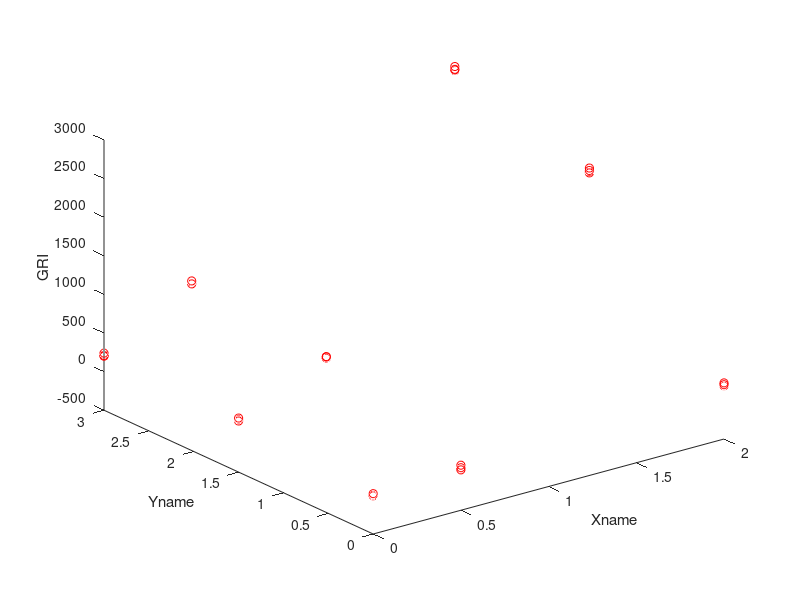

This chart was generated by the following MATLAB code: (Note: this script raises an error after producing the figure.)
%% generates synthetic tox/efficacy data then fits it and generates graphs

%% clear all, close all
clear all
close all

Xname = 'Drug X (mg/L)';  % for graph labeling
Yname = 'Drug Y (mg/L)';  % for graph labeling

%% generate synthetic mouse exposure/efficacy data from 'truth model(s)'
% all exposures are assumed to be HUMAN free fraction for interspecies
% translation. Please see manuscript for how to do this correction.

XPK_mouse = [0 0 .5 .5 2  2]; % Y PK exposure for mouse groups (all the same because we can't collect PK from individual mice)
YPK_mouse = [0 0  1.5 1.5 3 3]; % Y PK exposure for mouse groups (all the same because we can't collect PK from individual mice)

[Xm,Ym] = meshgrid(XPK_mouse,YPK_mouse);
Xm = reshape(Xm,[],1);
Ym = reshape(Ym,[],1);

X_PK_eff = @(slope,X)slope*X;  % PK/efficacy function for drug X in terms of GRI
Y_PK_eff = @(Emax,EC50,Y)Emax*Y./(EC50+Y); % PK/efficacy function for drug Y in terms of GRI

Xslope = 100; % slope of GRI in drug X as single agent
YEmax = 300; % max GRI for drug Y
YEC50 = 1; % EC50 of efficacy of drug Y as single agent
GRInoise = 20; % sd of error in GRI observations
beta = .05; % synergy term

XY_PK_eff = @(Xslope,YEmax,YEC50,beta,x,y)...  % the combo efficacy equals...
	X_PK_eff(Xslope,x) + Y_PK_eff(YEmax,YEC50,y) + ... % sum of single agent effects
	beta*X_PK_eff(Xslope,x).*Y_PK_eff(YEmax,YEC50,y); % interaction term

GRIdata = XY_PK_eff(Xslope,YEmax,YEC50,beta,Xm,Ym)+GRInoise*randn(size(Xm));
figure; plot3(Xm,Ym,GRIdata,'ro'); xlabel('Xname');ylabel('Yname');zlabel('GRI');

%% now fit a surface to the efficacy data

fitobj = fit([Xm,Ym],GRIdata,XY_PK_eff,...
	'Lower',[0 0 0 -Inf],...  % make sure you let beta go negative if it wants to!
	'StartPoint',[50 100 3 0])

[XXm,YYm] = meshgrid(linspace(0,max(Xm),10),linspace(0,max(Ym),10));
figure; surf(XXm,YYm,fitobj(XXm,YYm));
colorbar
colormap jet

%% generate tox/safety data in humans
% once again all concentrations are assumed to be in free fraction in human
% blood
Nh = 50; % number of humans in each of the 3 trials (single agent X, SA Y, and combox3)
% note we are assumign uniform sampling in concentration space, but this is not realistic if there is any overlapping efficacy
XAUC = [zeros(Nh,1);2*rand(Nh,1);2*rand(3*Nh,1)]; % exposure of drug X in each patient
YAUC = [3*rand(Nh,1);zeros(Nh,1);3*rand(3*Nh,1)]; % exposure of Y in each patient

igood = find(XAUC+2*YAUC < 3);
XAUC = XAUC(igood); YAUC = YAUC(igood);

b = -3; % Y intercept in logit (p(DLT)) space
mx = 3; % slope of X in logit(p(DLT))
my = 0.9; % slope of Y in logit(p(DLT))
alpha = 1; % intereaction term for tox

logit_tox = b + mx*XAUC + my*YAUC + alpha*XAUC.*YAUC;
p_tox = 1./(1+exp(-logit_tox)); % probability of tox of each patient
DLT = rand(size(p_tox)) < p_tox; % whether or not each patient had a DLT


%% plot tox unidimensionally ALL SUBJECTS
scale = 'loglin';
figure
PTOX = 0.25; % probability threshold to consider as max tolerated exposure
subplot(1,2,1);unilogifit(XAUC(YAUC==0),DLT(YAUC==0),scale,PTOX); xlabel(Xname);
subplot(1,2,2);unilogifit(YAUC(XAUC==0),DLT(XAUC==0),scale,PTOX); xlabel(Yname);

%% "clean" the data set of NaNs
Igood = ~isnan(DLT.*XAUC.*YAUC);
XX = XAUC(Igood); 
YY = YAUC(Igood); 
DLT = DLT(Igood);

%% Plot  clean data set in 2d

figure
clear h
h(1) = plot(XX(DLT==0),YY(DLT==0),'go','MarkerFaceColor','g'); hold on;
h(2) =  plot(XX(DLT==1),YY(DLT==1),'ro','MarkerFaceColor','r');

xlabel(Xname);
ylabel(Yname);
legend(h,{'no DLT','DLT'});
grid on

%% now we fit a Loewe-like model to the data and boostrap
Nboot = 2500; % number of bootstraps to run

[abest_loewe,aboot_loewe,figs_loewe] = fit_loewe_combo_tox_data2(YY,XX,DLT,0.25,Nboot,Yname,Xname,0);
C = aboot_loewe.MTE_curve;
%save(sprintf('Loewe_MTE_%s.mat',titlestr),'C');

%set(gca,'Ylim',[-.5 18]/1000,'Xlim',[-100 4500]/1000)
grid on

% make a table summarising the bootstrapping results
if Nboot > 0
    quants = [0.05 0.5 0.95];
    bootq = quantile(aboot_loewe.bboot',quants)';
    bootresults = table(abest_loewe.bbest,bootq(:,2),bootq(:,1),bootq(:,3),...
        'VariableNames',{'bestfit','boot_median','CI90_lo','CI90_hi'},...
        'RowNames',{'b','mx','my','alpha'})
    %writetable(bootresults,'loewe_params.xlsx','WriteRowNames',1);
end


%% now we overlay efficacy onto MTE curve derived above and slice through using polar coordinates
XXX = C(1,2:end)'; % X coordinates of MTE curve
YYY = C(2,2:end)'; % Y coordinates of MTE curve

figure;
surf(XXm,YYm,fitobj(XXm,YYm));
colorbar
colormap jet
hold on; 
ZZZ = fitobj(XXX,YYY); 
ibest = find(ZZZ==max(ZZZ));  Zbest = fitobj(XXX(ibest),YYY(ibest));
plot3(XXX,YYY,ZZZ,'m-','LineWidth',3); xlabel(Xname); ylabel(Yname); zlabel('GRI');
plot(XXX,YYY,'m-');
plot(XXX(ibest),YYY(ibest),'mp','MarkerFaceColor','m');
stem3(XXX(ibest),YYY(ibest),ZZZ(ibest),'mp','MarkerFaceColor','m');
% now the slice thing
theta = atan(YYY./XXX);
figure; 
subplot(4,1,1:2);
plot(theta,ZZZ,'m-','LineWidth',3); ylabel('GRI');  grid on; hold on
plot(theta(ibest),ZZZ(ibest),'mp','MarkerFaceColor','m','MarkerSize',10);
subplot(4,1,3); 
area(theta,XXX,'FaceColor','c'); ylabel(Xname); hold on
plot(theta(ibest),XXX(ibest),'mp','MarkerFaceColor','m'); 
text(theta(ibest),XXX(ibest),[' ' num2str(XXX(ibest)) Xname],'color','m');
subplot(4,1,4);
area(theta,YYY,'FaceColor','c'); ylabel(Yname); hold on
plot(theta(ibest),YYY(ibest),'mp','MarkerFaceColor','m'); 
text(theta(ibest),YYY(ibest),[' ' num2str(YYY(ibest)) Yname],'color','m');
xlabel('\theta=tan^{-1}([Y]/[X])');

% the magenta star is optimal tolerated exposure combination


